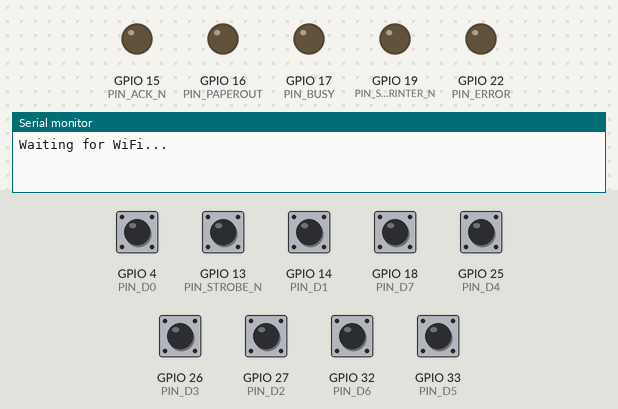
Bench run of a program on a simulated ESP32. Shown: output pins drawn as LEDs (lit = HIGH), the last lines printed to the serial monitor. The test bench sets the inputs (shaded band); at power-on: GPIO 4 (PIN_D0), GPIO 13 (PIN_STROBE_N), GPIO 14 (PIN_D1), GPIO 18 (PIN_D7), GPIO 25 (PIN_D4), GPIO 26 (PIN_D3), GPIO 27 (PIN_D2), GPIO 32 (PIN_D6), GPIO 33 (PIN_D5) HIGH. WiFi joins after 1.5 s; servers stay silent unless stated.

Above: at 0.1 s.
At 2.7 s:
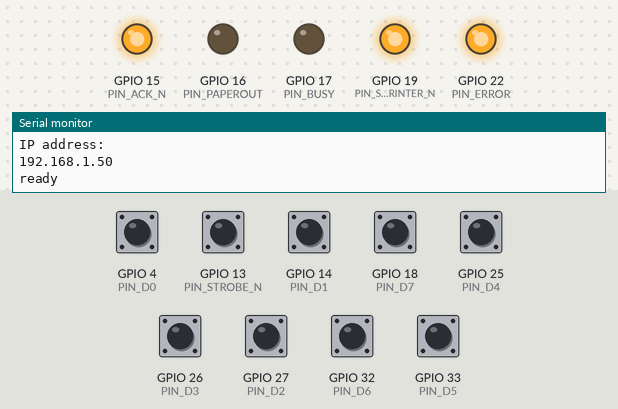
2.8 s: GPIO 13 (PIN_STROBE_N) pulled LOW for 0.15 s
At 2.9 s:
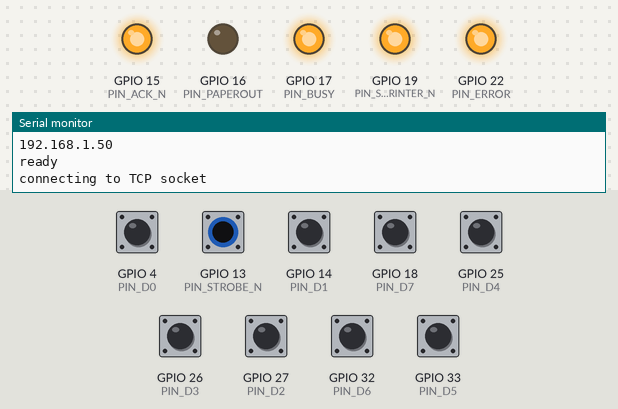
Timing chart, 0 to 5.8 s (numbered marks = the images above; inputs shaded):
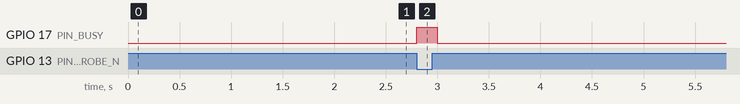

Measured:
- after the input at 2.8 s, GPIO 17 (PIN_BUSY): LOW → HIGH at once, → LOW 0.20 s later

The program:

main.cpp
```cpp
#include <Arduino.h>
#include <WiFi.h>
#include <WiFiMulti.h>
#include "soc/rtc_wdt.h"

WiFiMulti WiFiMulti;

#define PIN_STROBE_N 13
#define PIN_D0 4
#define PIN_D1 14
#define PIN_D2 27
#define PIN_D3 26
#define PIN_D4 25
#define PIN_D5 33
#define PIN_D6 32
#define PIN_D7 18
#define PIN_ACK_N 15
#define PIN_BUSY 17
#define PIN_PAPEROUT 16
#define PIN_SELECTIN 35
#define PIN_LINEFEED_N 23
#define PIN_ERROR 22
#define PIN_RESET 21
#define PIN_SELECTPRINTER_N 19

volatile bool strobed = false;
const uint16_t port = 31337;
const char * host = "targetIP";

void IRAM_ATTR strobe()
{
	digitalWrite(PIN_BUSY, HIGH);
	strobed = true;
}

void setup()
{
	Serial.begin(115200);

	rtc_wdt_protect_off();
	rtc_wdt_disable();

	WiFiMulti.addAP("SSID", "PSK");

	Serial.println();
	Serial.println();
	Serial.print("Waiting for WiFi... ");

	while(WiFiMulti.run() != WL_CONNECTED)
	{
		Serial.print(".");
		delay(500);
	}

	Serial.println("");
	Serial.println("WiFi connected");
	Serial.println("IP address: ");
	Serial.println(WiFi.localIP());

	pinMode(PIN_STROBE_N, INPUT_PULLUP);
	pinMode(PIN_D0, INPUT_PULLUP);
	pinMode(PIN_D1, INPUT_PULLUP);
	pinMode(PIN_D2, INPUT_PULLUP);
	pinMode(PIN_D3, INPUT_PULLUP);
	pinMode(PIN_D4, INPUT_PULLUP);
	pinMode(PIN_D5, INPUT_PULLUP);
	pinMode(PIN_D6, INPUT_PULLUP);
	pinMode(PIN_D7, INPUT_PULLUP);
	pinMode(PIN_ACK_N, INPUT_PULLUP);
	pinMode(PIN_BUSY, INPUT_PULLUP);
	pinMode(PIN_PAPEROUT, INPUT_PULLUP);
	pinMode(PIN_SELECTIN, INPUT);
	pinMode(PIN_LINEFEED_N, INPUT_PULLUP);
	pinMode(PIN_ERROR, INPUT_PULLUP);
	pinMode(PIN_RESET, INPUT_PULLUP);
	pinMode(PIN_SELECTPRINTER_N, INPUT_PULLUP);

	pinMode(PIN_BUSY, OUTPUT);
	digitalWrite(PIN_BUSY, LOW);

	pinMode(PIN_PAPEROUT, OUTPUT);
	digitalWrite(PIN_PAPEROUT, LOW);

	pinMode(PIN_ERROR, OUTPUT);
	digitalWrite(PIN_ERROR, HIGH);

	pinMode(PIN_SELECTPRINTER_N, OUTPUT);
	digitalWrite(PIN_SELECTPRINTER_N, HIGH);

	pinMode(PIN_ACK_N, OUTPUT);
	digitalWrite(PIN_ACK_N, HIGH);

	Serial.println("ready");
	attachInterrupt(PIN_STROBE_N, strobe, FALLING);
}

WiFiClient client;
uint32_t lastByte = 0;
bool printActive = 0;

void loop()
{
	while (true)
	{
		yield();
		if (strobed)
		{
			strobed = false;
			printActive = true;

			if (!client.connected())
			{
				Serial.println("connecting to TCP socket");
				if (!client.connect(host, port)) {
					Serial.println("Connection failed.");
					Serial.println("Waiting 5 seconds before retrying...");
					return;
				}
				Serial.println("connected!");
			}


			while(!digitalRead(PIN_STROBE_N)) {}

			uint8_t data = 0x00;
			bitWrite(data, 0, digitalRead(PIN_D0));
			bitWrite(data, 1, digitalRead(PIN_D1));
			bitWrite(data, 2, digitalRead(PIN_D2));
			bitWrite(data, 3, digitalRead(PIN_D3));
			bitWrite(data, 4, digitalRead(PIN_D4));
			bitWrite(data, 5, digitalRead(PIN_D5));
			bitWrite(data, 6, digitalRead(PIN_D6));
			bitWrite(data, 7, digitalRead(PIN_D7));
			//Serial.write(data);
			//Serial.flush();

			client.write(data);
			lastByte = millis();

			digitalWrite(PIN_BUSY, LOW);
			digitalWrite(PIN_ACK_N, LOW);
			delayMicroseconds(10);
			digitalWrite(PIN_ACK_N, HIGH);
		}

		if ((lastByte + 1000 < millis()) && printActive)
		{
			Serial.println("No data for a while. Ending TCP connection.");
			client.stop();
			printActive = false;
		}
	}
}
```
